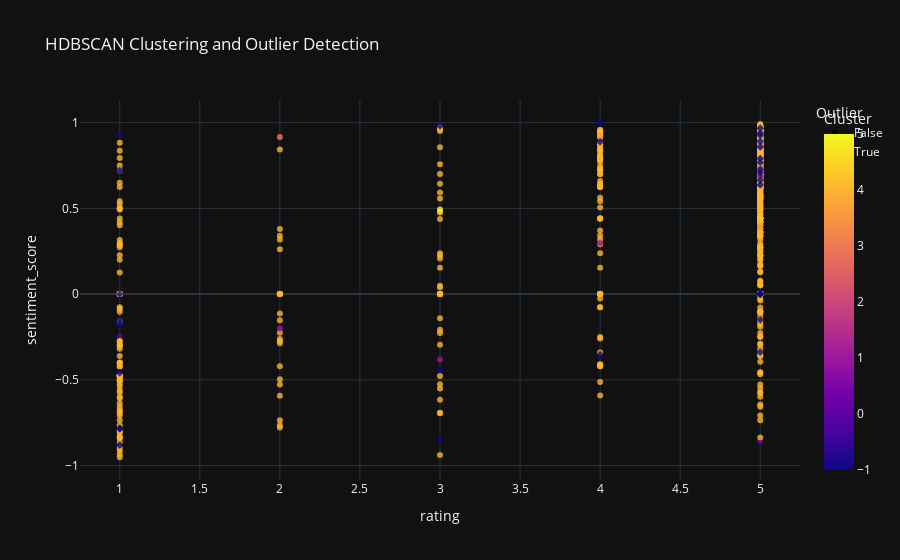

Notebook code cell kept with this figure:
### Markdown cell above
# Clustering

### Code cell
import pandas as pd
import numpy as np
import hdbscan
import plotly.express as px

# Apply HDBSCAN
X = test_df_encoded.values
clusterer = hdbscan.HDBSCAN(min_cluster_size=2)
cluster_labels = clusterer.fit_predict(X)

# Create a DataFrame for easier plotting
df_hdbscan = pd.DataFrame(X, columns=test_df_encoded.columns)
df_hdbscan['Cluster'] = cluster_labels
df_hdbscan['Outlier'] = cluster_labels == -1

# Include relevant columns from test_df_enriched
df_hdbscan['rating'] = test_df_enriched['rating']
df_hdbscan['text_review'] = test_df_enriched['text_review']
df_hdbscan['price'] = test_df_enriched['price']
df_hdbscan['sentiment_score'] = test_df_enriched['sentiment_score']

# Create an interactive plot using Plotly
fig = px.scatter(
    df_hdbscan, 
    x='rating', 
    y='sentiment_score', 
    color='Cluster',
    symbol='Outlier',
    title='HDBSCAN Clustering and Outlier Detection',
    labels={'rating': 'rating', 'sentiment_score': 'sentiment_score'},
    template='plotly_dark',
    hover_data=['rating', 'text_review', 'price', 'sentiment_score']
)

# Customize the plot to highlight outliers
fig.update_traces(marker=dict(size=6, opacity=0.8), selector=dict(mode='markers'))
fig.update_traces(marker=dict(size=8, opacity=1, line=dict(width=1, color='DarkSlateGrey')),
                  selector=dict(marker_symbol='x'))

# Show the plot
fig.show()

### Figure 1 — Plotly figure (JSON) as saved in the notebook; plotly's stock layout.template omitted (floating-point values rounded to 4 significant figures; data arrays with more than 128 entries replaced by an {"elided": "..."} marker saying what was removed)
{"data": [{"customdata": {"elided": "969x2 mixed values"}, "hovertemplate": "Outlier=False<br>rating=%{x}<br>sentiment_score=%{y}<br>text_review=%{customdata[0]}<br>price=%{customdata[1]}<br>Cluster=%{marker.color}<extra></extra>", "legendgroup": "False", "marker": {"color": {"elided": "969 int values"}, "coloraxis": "coloraxis", "opacity": 0.8, "size": 6, "symbol": "circle"}, "mode": "markers", "name": "False", "orientation": "v", "showlegend": true, "type": "scatter", "x": {"elided": "969 int values"}, "xaxis": "x", "y": {"elided": "969 float values"}, "yaxis": "y"}, {"customdata": [["Overall worth the price/n/nThe image shows this burner to have five turns and that is not accurate. This only has four. I say that because the burner I had originally planned to buy for my stove, to exactly replace my old one, had six turns. It doesn't seem to make a difference in the amount of heat this one puts out. I plugged it in and turned my knob to high and within seconds it was very hot. I normally order everything on Prime in order to receive products faster but this was the cheapest (and most legitimate looking) burner available on Amazon. It arrived in three days (ordered Sunday night arrived Wednesday morning). I think that's pretty good timing for a product only promised to be there within a week and a half. And at half the price of the big box stores I researched this is a good product, even if it was misrepresented as having more turns. Oh and I should mention it is not a genuine Calrod burner, but it works just fine in my late 90's GE range.<br /><br />Update 7-25-2012: Company representative just contacted me and offered very nicely to give me a refund. I insisted that I really am satisfied with the product and she asked if I would then please remove my \"negative review\". While I don't believe my review is negative, in fact, I think it's pretty fair. My only suggestion is to take a picture of the product they intend to mail out so that future customers will know exactly what they are ordering.", 37.06], ["Easy install. Great fit./n/nEasy to install. Exactly what I needed.", 75], ["Works great in my Maytag oven./n/nDid not have the same exact mounting holes as the original element in my Maytag oven.  However, the mounting hole at the front of this replacement element matched up perfectly.", 33.68], ["Not compatible with ED5GTGXNQ00/n/nAlthough it will work, with the correct cable adapters, I got a set of adapters that didn't work. My Ice Make is hard-wired coming out of the freezer-wall, then plugs directly into a rectangular, modular-style plug-in on the Ice Maker. The unit I received was obviously made for a different model of Whirlpool as it only came with the round \"Molex\" Style cables.", 69.99], ["Best water filter I have used/n/nEasy to install with good water pressure and taste", 24.59], ["Worthless for Standard Electric Stove Burners/n/nThese do not fit standard stove-eye pans, are considerably smaller, and are worthless.", 9.95], ["discount filters/n/nthese filter fit perfect and are a good value for the money.  water and ice taste great.", 36.96], ["It is a quality product./n/ni have used this product for many years.  always works well...", 30.18], ["Loving my dishwasher/n/nI was a bit worried about ordering a countertop dishwasher and waited almost a year before I did !! I've used it since day one of arriving and I love it ! It washes dishes perfectly !! I should have done this sooner. Hand washing dishes for 6 years was insane!! Totally loving my new dishwasher  :)", 329], ["This is a scam to make us buy the more .../n/nThis is a scam to make us buy the more expensive RPWFE filters with rfid tags. The half priced RPWF are identical minus the rfid tag but GE now blocks them working. Shame on you GE. You can get around it buy buying a bypass filter, removing its rfid tag and taping it to the sensor. Then you can use any rpwf compatible filters without having your water heals hostage over $50 filters.", 106.9], ["Glad I Bought It/n/nI'm copying and pasting the review I used at Home Depot, because that is where I bought this compactor. However, I spent a lot of time on this review, and I love buying stuff on Amazon too, so I decided to also put my review here. The exact model I have is the black 15\" Elite model, but I'm sure this review applies to just about any of their 15\" elite models.<br /><br />My unit arrived slightly defective. The hold feature doesn't work. So far, I've had a repair guy out three times, and he still has a part on order to try to fix it. Fortunately, the compactor works in normal mode, so this hasn't prevented me from using it. (One other switch broke within the first week, but the repair man was able to fix this on his second visit. So it was only out of commission for about a week.)<br /><br />The good news is that Broan has been very nice and helpful, and has paid for all of the service visits. So, you can have confidence in their 1-year warranty, and if you get unlucky like me at least you don't have to pay for repairs. With any luck, yours will simply work right out of the box!<br /><br />Because of these warranty issues I've had to deal with, I can't give this a 5-star review. If it arrived in perfect working order, I would have been happy to give it 5-stars.<br /><br />But I can still confidently give it 4-stars. I love this compactor. I'll list the positives, and then address some of the negatives I've read about it in other reviews:<br /><br />Positives:<br /><br />Excellent horse power. This unit crushes glass bottles with ease. In fact, it is so powerful that I decided to stop crushing my glass to a pulp. Now, I use the first glass bottle \"popping\" as the sign that my trash is full, and I take it out to the can. By doing so, this has been a great indication of when it has compacted enough for my tastes. (I haven't even come close to overworking this thing).<br /><br />It looks stylish. I love the black color, and it matches the rest of my appliances. As a free standing unit, it looks great and gets the job done.<br /><br />Excellent capacity. We can fit three days worth of garbage in this thing, including gallon milk jugs, formula containers, etc. (I have two very small kids. We were going through a full kitchen sized bag every day.) I was having trouble fitting all of the trash small kids can generate in a week (diapers, formula containers, milk containers, etc. etc.) in the single curbside receptacle. Now it is very easy. Two of these bags per week is about our new average. That is amazing. I think we are getting about a 4:1 compression ratio, which I think is great.<br /><br />Addressing some unfounded criticism:<br /><br />This unit, freestanding, does indeed tip forward. BUT, once you install the inexpensive front kick plate ($15), this problem goes away. The user manual makes it painfully clear that for a freestanding installation you MUST use this kick plate. This trash compactor has been rock solid ever since I installed that kick plate. I can't get it to tip forward very easily even when I push down on it. Yes, it was very annoying to have to order a second part that I feel should have come with the unit, but I'm not going to knock off any stars over it. Now that I've added this item, I'm over any annoyance I had from needing to place a second order. (I did actually order this kick plate from Amazon, as it turns out.)<br /><br />Trash bags are expensive. Yes, they are. BUT, the generic compactor bags that are sold at Wal-Mart work just fine, if you stretch them just a bit. Oh sure, the company warns you against doing so, but seriously, it is a plastic bag. For about a quarter of the cost, I'm happy to make do with an off-brand bag. Their official bags are great, and easy to use. I just wish they were more affordable. However, the workaround is so easy, I can't really consider this a legitimate downside. I've even considered using Glad Forceflex bags, which I'm sure would work.<br /><br />Not enough compacting power? One review said that stepping on trash would work just as well. This isn't true at all. I certainly can't crush wine bottles just by stepping on them, but this trash compactor laughs at glass bottles. I have to empty the trash as soon as I hear glass breaking, or the compactor would turn them back into the sand from which they came. PLENTY of horsepower. It was very difficult for me to fit all of our garbage into one trash can every week, but now it is easy. (And before I had this unit, I was OF COURSE standing on the trash can smashing it down with my body weight. No way I could do as good of a job, not to mention how silly I looked.)<br /><br />Legitimate complaints: It really isn't as convenient to throw stuff away as with a normal kitchen trash can. You have to open the door, pull out the drawer, and make sure your kids aren't going to tackle you when you are bent over. (Happened to me once, I scraped my arm.) Also, there is no way I want my kids throwing stuff away in here until they get older.<br /><br />However, my wife and I worked around this minor inconvenience very easily by buying a small trash can (bathroom sized) and placing it nearby. Our daughter knows that this is \"her\" trash can, and as it fills up we can throw the little bag inside the compactor. This solution actually worked so well that even we tend to use the little can out of convenience. Then you get the best of both worlds, and you can contain organic items in a smaller bag to be compacted later. Works great, and now that we are doing so I don't even consider the compactor to be a hassle. The usefulness more than overcomes any potential inconvenience caused by needing to open a door and slide out a bin.<br /><br />Oh, and if I haven't mentioned it yet: this thing is FUN. Maybe it is because I'm a guy, but smashing things is kind of satisfying. You feel like your kitchen is that much cleaner. And my little daughter loves watching it go. She runs into the kitchen every time I hit the button to watch the light change from red to green (and she laughs if something pops).<br /><br />I recommend buying one if you need to smash trash. Like I said, I would easily have given it 5-stars if I wasn't dealing with warranty issues.", -1], ["App keeps stopping, must be reset very often/n/nStops recording every 2 or 3 days and shows pop up screen asking for wait or restart, in 2 months has recorded 5 days only", 458.8], ["Five Stars/n/nFed ex didn't deliver it in the right place but product was great", 49.99], ["Strong chemical taste/n/nNo problems in the past with this product. This time when put in and water run through as per instructions there was a string chemical taste to the water. I tried for several weeks to see if it would get better. It did not. I ordered one directly from Whirlpool and it is fine. I will not order this through Amazon again.", 58.94], ["Easy, does it!/n/nSimple and easy to install. Watched 1 you tube video for install tips and completed install in less than a minute.", 30.18], ["DO NOT PURCHASE/n/nproduct is not returnable after opened period, thievery at its finest.", 210.9], ["Now if you are in the same situation I am in here is what I have found out and recommend. ----- problem history and details ----/n/nAlright I get to leave the first review to tell everyone how much I loathe this washer.<br /><br />I have been going back and fourth with support for over a month now. The washer doesn't properly wash the clothes.<br />Now that is past the 30 day return policy I cannot return the waster and I'm stuck with it.<br /><br />My recommendation to everyone here is if there is a problem,<br /><br /> ---&#62;&#62;&#62;  DON'T CALL FACTORY SERVICE! &#60;&#60;&#60;---<br />(seriously the dumbest thing I did)<br /><br />Instead quickly return it within the 30 day window to save yourself time and money!<br /><br />TRUST ME! I'm stuck with a washer that hardly works and will have to throw away money to get a properly working one.<br />I even tried contacting customer service and corporate with no luck.<br /><br />Now if you are in the same situation I am in here is what I have found out and recommend.<br /><br />----- problem history and details -------<br /><br />It all started when I first noticed random stains on my clothes after washing them. I watched the wash cycle closely by pausing and watching it.<br />Clothes aren't moving from bottom to top and back down again. Any clothes on the top would never get submerged to get washed. It's supposed to be an high efficiency washer<br /><br />(see image. the sample sock and my undies never went under water and just floated)<br /><br />(I recommend anyone try the same test themselves. Put a white sock on top and pause the wash every couple of minutes to see if it moves.)<br />Now the &#34;tech line&#34; said that this was normal opperation. I watched quite a few videos online and how high efficency washers work and them in action.<br />All the videos I saw did rotate closes from the bottom up.<br /><br />Now the workaround.<br />Always use the deep water (half load) or heavy load (3/4 load) wash. This will make sure there is enough water to cover the clothes.<br />What I do and recommend to give you clean clothes is pause the wash cycle every 5 minutes or so and pull the clothes on the bottom to the top and unpause the cycle.<br /><br />I hope this helps any of those who bought this washer having the same issue I am.", -1], ["REPLACEMENT FOR OLD WHIRLPOOL SHELF 2309524/n/nI have an older Whirlpool side-by-side and needed a new shelf. I found part number 2309524 under the front lip of my current shelf and after some searching, discovered that part number corresponds to shelf W10276348. The dimensions given in the item description are misleading and made it difficult to compare. I measured my actual shelf at approximately 17.5&#34; W x 18&#34; L (length is from rear to front at longest point). This replacement shelf is an exact fit!", -1], ["3 for less than the price of 1!/n/nThis 3 pack Waterdrop water filters work perfectly in my Samsung refrigerator and the price is much less than what I must pay locally for just one filter. I don't know yet how they measure up in the longevity aspect, but at this point I definitely would recommend them to others.", 22.09], ["Beautiful/n/nI love how it makes my kitchen looks and it is full of power and lites", 1040.0], ["Incompatible with older Frigidaire/Kenmore, but I posted a fix underneath/n/nFOR THOSE WITH FILTERS THAT POP OUT:<br /><br />Electrolux or Frigidaire updated the filter base on newer fridges and this filter isn't compatible. I bought a Kenmore and they told me to pound sand and wouldn't help (never buy Kenmore).<br /><br />Issues is detailed in service flash RF1210;<br /><br />Here's the fix:<br />The updated part is 240396002 which I bought off ebay for about 25 bux. It took me about 30 minutes to figure out how to remove the old filter base off, but it can be done in 10 minutes or so. Once you replace the filter base, the new filters will be compatible. There are instructions available online.<br /><br />Tools needed: philips, 1/4&#34; nut driver<br />1.) shut off water<br />2.) depressurize by using the water dispenser<br />3.) remove old filter<br />4.) remove 3 hex screws at the front of the adjust panel<br />5.) remove 1 hex at rear right of fridge where the water lines come in.<br />6.) remove 1 hex at left of fridge where the control panel is<br />7.) remove water hose cover by sliding down from the back of the bridge and unclipping the panel from the front panel<br />8.) remove the lines by pressing in the blue pressure clamp towards the base (pull towards you) and then pulling the water line out (away from you).<br />9.) remove 2 philips screws holding in the filter base<br />10.) lower the front panel gently to expose 2 screw holding the ejection arm on the panel<br />11.) remove philips screws and arms<br />12.) lift the filter base out and unlatch from the ejection arm<br />13.) install in reverse order<br /><br />MAKE SURE THE WATER LINE FITS ALL THE WAY INTO THE NEW HOUSING.", 32.16], ["Five Stars/n/ngreat price", 210.5], ["Gas Range Oven Igniter for WB2X9154, WB13K3, WB13K4, 4342528/n/nIgnitor shipped quickly. I purchased this as an extra ignitor because the last time an ignitor died in our oven I had to wait to get a replacement. If for some chance this new ignitor does not work when I need it I will update my review as well as if it works. The only reason I question it is because the last 2 new ignitors I installed were both coming up 16 ohms, this one comes up 22 ohms, I am not sure if that makes a difference.", 26.9], ["Exelwnte/n/nExelwnte", 109], ["thanks you for make this transaction so easy./n/nI can't believe the quality of this product compared with &#34;name brand&#34; that cost $60 for only one, and this 3 packs cost less money than that, it is the first time I use this brand for my refrigerator and no one in my family can tell any different in water taste between this brand and the the &#34;name brand&#34;...thanks you for make this transaction so easy.", 23.99], ["Samsung filter did not work and the ACE did!/n/nSamsung filter did not work and the ACE did. Bad design for Samsung. I tried the OEM and it is frustrating how after several attempts I had to put the old one back in, which was an ACE filter and waited for the new ACE filter. Save money and frustration and buy the ACE filter first!", 59], ["This is the part you need if you are trying to fix your foot pedal operation of trash compactor/n/nWe have an older model Kitchenaid trash compactor. Model number KUCS03FTSS0. This is an under counter installed compactor.<br />It is probably 7-9 years old. It was the type where to compact you lift the foot pedal upwards.<br /><br />One day we noticed that a small metal tab, approx 1.5-2 inch in length, broke off near the foot pedal. The compacting no longer started when we lifted the foot pedal up. I searched and searched online but could not find the little metal tab piece replacement. I came to realize that Whirlpool/Kitchenaid actually completely redesigned this part due to it breaking so frequently. So this part, W10342596, is actually the correct part you need even though it doesnt look like it at all.<br /><br />The installation is a little involved, but I do not consider myself especially handy and I was able to do it by myself, in about 45 minutes taking my time. You do need to completely remove the unit from its installation location and partially disassemble it. It sounds daunting but it's really not. Here are some tips that should help:<br /><br />1) Buy yourself a 1/4 inch nut driver if you don't already have one. This will be extremely useful in disassembling the unit. You'll need regular phillips screwdrivers too but for most of the parts you need this nut driver. I bought this set: [[ASIN:B000BQJ5ZE Dynamite 5 pc Standard Nut Driver Assortment]]<br /><br />2) The trash compactor actually has wheels on the back end, so its actually way easier to uninstall from its under countertop location than i thought.<br /><br />3) Go to youtube and search &#34;W10342596 install&#34; . There is an instructional video on how to install this part. It is very thorough and goes through almost every step. Highly, highly recommended. I didnt even use the included paper instructions once i found this video.<br /><br />Hope this helps!", -1], ["Xtreem ultra Ul02 30\"/n/nVery nice And Stylish Looking , the grills are very difficult to remove, had to remove front cover to access bulbs and to take grill filters out , instructions Included are not clear at all for this model, the included 2 watt led bulbs were very dimm, I emailed support and they were courteous  and promptly sent me brighter bulbs at no charge,  Over All It Is A Quality  Well Made In The U S product, has a remote control which is kinda cool, I would have gave a 5 star if the filter design was better", 655.7], ["2 of 5 Have been Defective/n/nWe have purchased this exact product 5 times and the last 2 purchases were defective. The water does not filter through the way it should and seems like something is clogged.<br /><br />We were able to return the first defective filter but we missed the return window on our most recent purchase. The “stream” of water was droplets and we couldn’t even use the water option on our fridge to fill a small glass of water.<br /><br />We ended up repurchasing the filter at Lowe’s for a couple dollars more but it actually works. I will not purchase these filters on Amazon anymore.", 30.18], ["Works really well/n/nNo dislikes, simple product that works really well", -1], ["Be Prepared for a Refund/n/nThese filters leaked by, flooding our fridge and generating a small pond on our kitchen.  'Nuff said!", 38.99]], "hovertemplate": "Outlier=True<br>rating=%{x}<br>sentiment_score=%{y}<br>text_review=%{customdata[0]}<br>price=%{customdata[1]}<br>Cluster=%{marker.color}<extra></extra>", "legendgroup": "True", "marker": {"color": [-1, -1, -1, -1, -1, -1, -1, -1, -1, -1, -1, -1, -1, -1, -1, -1, -1, -1, -1, -1, -1, -1, -1, -1, -1, -1, -1, -1, -1, -1, -1], "coloraxis": "coloraxis", "opacity": 0.8, "size": 6, "symbol": "diamond"}, "mode": "markers", "name": "True", "orientation": "v", "showlegend": true, "type": "scatter", "x": [3, 5, 5, 1, 5, 1, 5, 5, 5, 1, 4, 1, 5, 1, 5, 1, 1, 5, 5, 5, 3, 5, 4, 5, 5, 1, 5, 4, 3, 5, 1], "xaxis": "x", "y": [0.9808, 0.7906, 0.891, 0, 0.7096, -0.7851, 0.9393, 0, 0.9681, -0.8807, 0.9996, -0.1531, 0.7684, 0.7184, 0.7263, -0.4588, 0.927, -0.3382, 0.8588, 0.6369, -0.8476, 0, -0.3532, 0, 0.6642, -0.7835, 0.9263, 0.8884, -0.4404, -0.1494, -0.1759], "yaxis": "y"}], "layout": {"coloraxis": {"colorbar": {"title": {"text": "Cluster"}}, "colorscale": [[0, "#0d0887"], [0.1111, "#46039f"], [0.2222, "#7201a8"], [0.3333, "#9c179e"], [0.4444, "#bd3786"], [0.5556, "#d8576b"], [0.6667, "#ed7953"], [0.7778, "#fb9f3a"], [0.8889, "#fdca26"], [1, "#f0f921"]]}, "legend": {"title": {"text": "Outlier"}, "tracegroupgap": 0}, "title": {"text": "HDBSCAN Clustering and Outlier Detection"}, "xaxis": {"anchor": "y", "domain": [0, 1], "title": {"text": "rating"}}, "yaxis": {"anchor": "x", "domain": [0, 1], "title": {"text": "sentiment_score"}}}}
